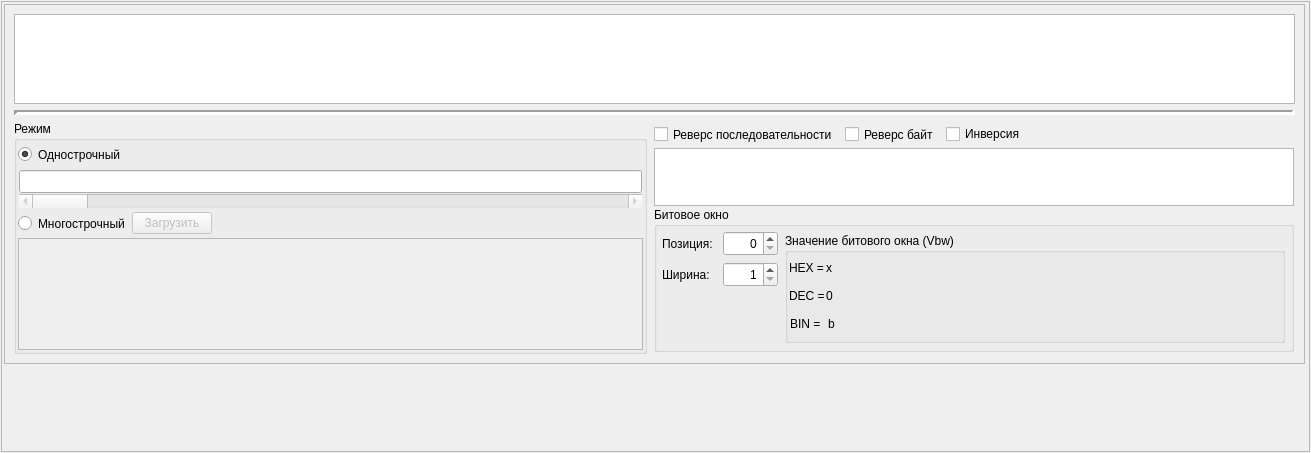
<?xml version="1.0" encoding="UTF-8"?>
<ui version="4.0">
 <class>MainWindow</class>
 <widget class="QMainWindow" name="MainWindow">
  <property name="geometry">
   <rect>
    <x>0</x>
    <y>0</y>
    <width>1311</width>
    <height>453</height>
   </rect>
  </property>
  <property name="minimumSize">
   <size>
    <width>0</width>
    <height>0</height>
   </size>
  </property>
  <property name="windowTitle">
   <string>Trafaret</string>
  </property>
  <widget class="QWidget" name="centralwidget">
   <layout class="QVBoxLayout" name="verticalLayout_7">
    <property name="leftMargin">
     <number>1</number>
    </property>
    <property name="topMargin">
     <number>1</number>
    </property>
    <property name="rightMargin">
     <number>1</number>
    </property>
    <property name="bottomMargin">
     <number>1</number>
    </property>
    <item>
     <widget class="QScrollArea" name="scrollArea">
      <property name="widgetResizable">
       <bool>true</bool>
      </property>
      <widget class="QWidget" name="scrollAreaWidgetContents">
       <property name="geometry">
        <rect>
         <x>0</x>
         <y>0</y>
         <width>1307</width>
         <height>449</height>
        </rect>
       </property>
       <layout class="QVBoxLayout" name="verticalLayout_11">
        <property name="spacing">
         <number>3</number>
        </property>
        <property name="leftMargin">
         <number>2</number>
        </property>
        <property name="topMargin">
         <number>2</number>
        </property>
        <property name="rightMargin">
         <number>2</number>
        </property>
        <property name="bottomMargin">
         <number>2</number>
        </property>
        <item>
         <widget class="QFrame" name="frameBinAnalyze">
          <property name="sizePolicy">
           <sizepolicy hsizetype="Fixed" vsizetype="Preferred">
            <horstretch>0</horstretch>
            <verstretch>0</verstretch>
           </sizepolicy>
          </property>
          <property name="minimumSize">
           <size>
            <width>1301</width>
            <height>350</height>
           </size>
          </property>
          <property name="maximumSize">
           <size>
            <width>1301</width>
            <height>360</height>
           </size>
          </property>
          <property name="frameShape">
           <enum>QFrame::Shape::StyledPanel</enum>
          </property>
          <property name="frameShadow">
           <enum>QFrame::Shadow::Raised</enum>
          </property>
          <layout class="QVBoxLayout" name="verticalLayout_10">
           <item>
            <widget class="QTableView" name="tblBits">
             <property name="minimumSize">
              <size>
               <width>0</width>
               <height>90</height>
              </size>
             </property>
             <property name="maximumSize">
              <size>
               <width>16777215</width>
               <height>90</height>
              </size>
             </property>
             <property name="frameShape">
              <enum>QFrame::Shape::StyledPanel</enum>
             </property>
             <property name="frameShadow">
              <enum>QFrame::Shadow::Sunken</enum>
             </property>
             <property name="lineWidth">
              <number>10</number>
             </property>
             <property name="midLineWidth">
              <number>10</number>
             </property>
             <property name="verticalScrollBarPolicy">
              <enum>Qt::ScrollBarPolicy::ScrollBarAlwaysOff</enum>
             </property>
             <property name="editTriggers">
              <set>QAbstractItemView::EditTrigger::NoEditTriggers</set>
             </property>
             <property name="alternatingRowColors">
              <bool>false</bool>
             </property>
             <property name="textElideMode">
              <enum>Qt::TextElideMode::ElideMiddle</enum>
             </property>
             <property name="gridStyle">
              <enum>Qt::PenStyle::SolidLine</enum>
             </property>
             <property name="wordWrap">
              <bool>true</bool>
             </property>
             <property name="cornerButtonEnabled">
              <bool>true</bool>
             </property>
             <attribute name="horizontalHeaderMinimumSectionSize">
              <number>25</number>
             </attribute>
             <attribute name="horizontalHeaderDefaultSectionSize">
              <number>25</number>
             </attribute>
            </widget>
           </item>
           <item>
            <widget class="Line" name="line">
             <property name="minimumSize">
              <size>
               <width>0</width>
               <height>5</height>
              </size>
             </property>
             <property name="lineWidth">
              <number>4</number>
             </property>
             <property name="orientation">
              <enum>Qt::Orientation::Horizontal</enum>
             </property>
            </widget>
           </item>
           <item>
            <layout class="QHBoxLayout" name="horizontalLayout_9">
             <item>
              <widget class="QGroupBox" name="groupBox">
               <property name="title">
                <string>Режим</string>
               </property>
               <layout class="QVBoxLayout" name="verticalLayout_8">
                <property name="spacing">
                 <number>2</number>
                </property>
                <property name="leftMargin">
                 <number>1</number>
                </property>
                <property name="topMargin">
                 <number>1</number>
                </property>
                <property name="rightMargin">
                 <number>1</number>
                </property>
                <property name="bottomMargin">
                 <number>1</number>
                </property>
                <item>
                 <layout class="QVBoxLayout" name="verticalLayout_5">
                  <property name="spacing">
                   <number>2</number>
                  </property>
                  <item>
                   <widget class="QRadioButton" name="rbSingle">
                    <property name="minimumSize">
                     <size>
                      <width>0</width>
                      <height>25</height>
                     </size>
                    </property>
                    <property name="maximumSize">
                     <size>
                      <width>16777215</width>
                      <height>25</height>
                     </size>
                    </property>
                    <property name="text">
                     <string>Однострочный</string>
                    </property>
                    <property name="checked">
                     <bool>true</bool>
                    </property>
                   </widget>
                  </item>
                  <item>
                   <layout class="QVBoxLayout" name="verticalLayout">
                    <property name="spacing">
                     <number>1</number>
                    </property>
                    <property name="leftMargin">
                     <number>1</number>
                    </property>
                    <property name="topMargin">
                     <number>1</number>
                    </property>
                    <property name="rightMargin">
                     <number>1</number>
                    </property>
                    <property name="bottomMargin">
                     <number>1</number>
                    </property>
                    <item>
                     <widget class="HexLineEdit" name="lneByteString">
                      <property name="sizePolicy">
                       <sizepolicy hsizetype="Expanding" vsizetype="Minimum">
                        <horstretch>0</horstretch>
                        <verstretch>0</verstretch>
                       </sizepolicy>
                      </property>
                      <property name="minimumSize">
                       <size>
                        <width>0</width>
                        <height>23</height>
                       </size>
                      </property>
                      <property name="maximumSize">
                       <size>
                        <width>16777215</width>
                        <height>25</height>
                       </size>
                      </property>
                      <property name="frame">
                       <bool>true</bool>
                      </property>
                      <property name="echoMode">
                       <enum>QLineEdit::EchoMode::Normal</enum>
                      </property>
                      <property name="dragEnabled">
                       <bool>false</bool>
                      </property>
                      <property name="readOnly">
                       <bool>false</bool>
                      </property>
                      <property name="cursorMoveStyle">
                       <enum>Qt::CursorMoveStyle::LogicalMoveStyle</enum>
                      </property>
                      <property name="clearButtonEnabled">
                       <bool>false</bool>
                      </property>
                     </widget>
                    </item>
                    <item>
                     <widget class="QScrollBar" name="scrByteString">
                      <property name="enabled">
                       <bool>false</bool>
                      </property>
                      <property name="orientation">
                       <enum>Qt::Orientation::Horizontal</enum>
                      </property>
                     </widget>
                    </item>
                   </layout>
                  </item>
                 </layout>
                </item>
                <item>
                 <layout class="QVBoxLayout" name="verticalLayout_6">
                  <property name="spacing">
                   <number>2</number>
                  </property>
                  <item>
                   <layout class="QHBoxLayout" name="horizontalLayout_2">
                    <item>
                     <widget class="QRadioButton" name="rbMultiple">
                      <property name="minimumSize">
                       <size>
                        <width>0</width>
                        <height>25</height>
                       </size>
                      </property>
                      <property name="maximumSize">
                       <size>
                        <width>16777215</width>
                        <height>25</height>
                       </size>
                      </property>
                      <property name="text">
                       <string>Многострочный</string>
                      </property>
                     </widget>
                    </item>
                    <item>
                     <widget class="QPushButton" name="btnDataDownload">
                      <property name="enabled">
                       <bool>false</bool>
                      </property>
                      <property name="text">
                       <string>Загрузить</string>
                      </property>
                     </widget>
                    </item>
                    <item>
                     <spacer name="horizontalSpacer_2">
                      <property name="orientation">
                       <enum>Qt::Orientation::Horizontal</enum>
                      </property>
                      <property name="sizeHint" stdset="0">
                       <size>
                        <width>40</width>
                        <height>20</height>
                       </size>
                      </property>
                     </spacer>
                    </item>
                   </layout>
                  </item>
                  <item>
                   <widget class="QListView" name="lvwMultiple">
                    <property name="enabled">
                     <bool>false</bool>
                    </property>
                   </widget>
                  </item>
                 </layout>
                </item>
               </layout>
              </widget>
             </item>
             <item>
              <layout class="QVBoxLayout" name="verticalLayout_9">
               <property name="spacing">
                <number>1</number>
               </property>
               <item>
                <layout class="QVBoxLayout" name="verticalLayout_4">
                 <property name="spacing">
                  <number>1</number>
                 </property>
                 <property name="leftMargin">
                  <number>1</number>
                 </property>
                 <property name="topMargin">
                  <number>1</number>
                 </property>
                 <property name="rightMargin">
                  <number>1</number>
                 </property>
                 <property name="bottomMargin">
                  <number>1</number>
                 </property>
                 <item>
                  <layout class="QHBoxLayout" name="horizontalLayout">
                   <item>
                    <widget class="QCheckBox" name="chbSetRevers">
                     <property name="sizePolicy">
                      <sizepolicy hsizetype="Fixed" vsizetype="Fixed">
                       <horstretch>0</horstretch>
                       <verstretch>0</verstretch>
                      </sizepolicy>
                     </property>
                     <property name="minimumSize">
                      <size>
                       <width>190</width>
                       <height>25</height>
                      </size>
                     </property>
                     <property name="maximumSize">
                      <size>
                       <width>25</width>
                       <height>190</height>
                      </size>
                     </property>
                     <property name="text">
                      <string>Реверс последовательности</string>
                     </property>
                    </widget>
                   </item>
                   <item>
                    <widget class="QCheckBox" name="chbByteRevers">
                     <property name="sizePolicy">
                      <sizepolicy hsizetype="Fixed" vsizetype="Fixed">
                       <horstretch>0</horstretch>
                       <verstretch>0</verstretch>
                      </sizepolicy>
                     </property>
                     <property name="minimumSize">
                      <size>
                       <width>100</width>
                       <height>25</height>
                      </size>
                     </property>
                     <property name="maximumSize">
                      <size>
                       <width>25</width>
                       <height>100</height>
                      </size>
                     </property>
                     <property name="text">
                      <string>Реверс байт</string>
                     </property>
                    </widget>
                   </item>
                   <item>
                    <widget class="QCheckBox" name="chbInvertion">
                     <property name="sizePolicy">
                      <sizepolicy hsizetype="Fixed" vsizetype="Fixed">
                       <horstretch>0</horstretch>
                       <verstretch>0</verstretch>
                      </sizepolicy>
                     </property>
                     <property name="text">
                      <string>Инверсия</string>
                     </property>
                    </widget>
                   </item>
                   <item>
                    <spacer name="horizontalSpacer">
                     <property name="orientation">
                      <enum>Qt::Orientation::Horizontal</enum>
                     </property>
                     <property name="sizeHint" stdset="0">
                      <size>
                       <width>40</width>
                       <height>20</height>
                      </size>
                     </property>
                    </spacer>
                   </item>
                  </layout>
                 </item>
                 <item>
                  <widget class="QTableView" name="tblBytes">
                   <property name="sizePolicy">
                    <sizepolicy hsizetype="Minimum" vsizetype="Minimum">
                     <horstretch>0</horstretch>
                     <verstretch>0</verstretch>
                    </sizepolicy>
                   </property>
                   <property name="minimumSize">
                    <size>
                     <width>640</width>
                     <height>58</height>
                    </size>
                   </property>
                   <property name="maximumSize">
                    <size>
                     <width>640</width>
                     <height>58</height>
                    </size>
                   </property>
                   <property name="editTriggers">
                    <set>QAbstractItemView::EditTrigger::NoEditTriggers</set>
                   </property>
                   <attribute name="horizontalHeaderMinimumSectionSize">
                    <number>20</number>
                   </attribute>
                   <attribute name="horizontalHeaderDefaultSectionSize">
                    <number>80</number>
                   </attribute>
                  </widget>
                 </item>
                 <item>
                  <widget class="QGroupBox" name="grbBinWindow">
                   <property name="sizePolicy">
                    <sizepolicy hsizetype="Minimum" vsizetype="Preferred">
                     <horstretch>0</horstretch>
                     <verstretch>0</verstretch>
                    </sizepolicy>
                   </property>
                   <property name="minimumSize">
                    <size>
                     <width>0</width>
                     <height>145</height>
                    </size>
                   </property>
                   <property name="maximumSize">
                    <size>
                     <width>16777215</width>
                     <height>145</height>
                    </size>
                   </property>
                   <property name="title">
                    <string>Битовое окно</string>
                   </property>
                   <layout class="QHBoxLayout" name="horizontalLayout_8">
                    <property name="leftMargin">
                     <number>4</number>
                    </property>
                    <property name="topMargin">
                     <number>4</number>
                    </property>
                    <property name="rightMargin">
                     <number>4</number>
                    </property>
                    <property name="bottomMargin">
                     <number>4</number>
                    </property>
                    <item>
                     <layout class="QVBoxLayout" name="verticalLayout_2">
                      <item>
                       <layout class="QHBoxLayout" name="horizontalLayout_3">
                        <item>
                         <widget class="QLabel" name="descrBitPosition">
                          <property name="minimumSize">
                           <size>
                            <width>55</width>
                            <height>25</height>
                           </size>
                          </property>
                          <property name="maximumSize">
                           <size>
                            <width>55</width>
                            <height>25</height>
                           </size>
                          </property>
                          <property name="text">
                           <string>Позиция:</string>
                          </property>
                         </widget>
                        </item>
                        <item>
                         <widget class="QSpinBox" name="spinBox">
                          <property name="minimumSize">
                           <size>
                            <width>55</width>
                            <height>25</height>
                           </size>
                          </property>
                          <property name="maximumSize">
                           <size>
                            <width>55</width>
                            <height>25</height>
                           </size>
                          </property>
                          <property name="alignment">
                           <set>Qt::AlignmentFlag::AlignRight|Qt::AlignmentFlag::AlignTrailing|Qt::AlignmentFlag::AlignVCenter</set>
                          </property>
                          <property name="maximum">
                           <number>9999</number>
                          </property>
                          <property name="value">
                           <number>0</number>
                          </property>
                         </widget>
                        </item>
                       </layout>
                      </item>
                      <item>
                       <layout class="QHBoxLayout" name="horizontalLayout_4">
                        <item>
                         <widget class="QLabel" name="descrBinWidth">
                          <property name="minimumSize">
                           <size>
                            <width>55</width>
                            <height>25</height>
                           </size>
                          </property>
                          <property name="maximumSize">
                           <size>
                            <width>55</width>
                            <height>25</height>
                           </size>
                          </property>
                          <property name="text">
                           <string>Ширина:</string>
                          </property>
                         </widget>
                        </item>
                        <item>
                         <widget class="QSpinBox" name="spinBox_2">
                          <property name="minimumSize">
                           <size>
                            <width>55</width>
                            <height>25</height>
                           </size>
                          </property>
                          <property name="maximumSize">
                           <size>
                            <width>55</width>
                            <height>25</height>
                           </size>
                          </property>
                          <property name="alignment">
                           <set>Qt::AlignmentFlag::AlignRight|Qt::AlignmentFlag::AlignTrailing|Qt::AlignmentFlag::AlignVCenter</set>
                          </property>
                          <property name="minimum">
                           <number>1</number>
                          </property>
                          <property name="maximum">
                           <number>64</number>
                          </property>
                          <property name="value">
                           <number>1</number>
                          </property>
                         </widget>
                        </item>
                       </layout>
                      </item>
                      <item>
                       <spacer name="verticalSpacer">
                        <property name="orientation">
                         <enum>Qt::Orientation::Vertical</enum>
                        </property>
                        <property name="sizeHint" stdset="0">
                         <size>
                          <width>20</width>
                          <height>40</height>
                         </size>
                        </property>
                       </spacer>
                      </item>
                     </layout>
                    </item>
                    <item>
                     <widget class="QGroupBox" name="grbBinWindowValue">
                      <property name="minimumSize">
                       <size>
                        <width>500</width>
                        <height>110</height>
                       </size>
                      </property>
                      <property name="maximumSize">
                       <size>
                        <width>500</width>
                        <height>110</height>
                       </size>
                      </property>
                      <property name="title">
                       <string>Значение битового окна (Vbw)</string>
                      </property>
                      <layout class="QVBoxLayout" name="verticalLayout_3">
                       <property name="spacing">
                        <number>2</number>
                       </property>
                       <property name="leftMargin">
                        <number>1</number>
                       </property>
                       <property name="topMargin">
                        <number>1</number>
                       </property>
                       <property name="rightMargin">
                        <number>1</number>
                       </property>
                       <property name="bottomMargin">
                        <number>1</number>
                       </property>
                       <item>
                        <layout class="QHBoxLayout" name="horizontalLayout_7">
                         <item>
                          <widget class="QLabel" name="descrBWHexValue">
                           <property name="minimumSize">
                            <size>
                             <width>35</width>
                             <height>25</height>
                            </size>
                           </property>
                           <property name="maximumSize">
                            <size>
                             <width>35</width>
                             <height>25</height>
                            </size>
                           </property>
                           <property name="text">
                            <string>HEX = </string>
                           </property>
                          </widget>
                         </item>
                         <item>
                          <widget class="QLabel" name="lblHexVal">
                           <property name="enabled">
                            <bool>true</bool>
                           </property>
                           <property name="minimumSize">
                            <size>
                             <width>50</width>
                             <height>25</height>
                            </size>
                           </property>
                           <property name="maximumSize">
                            <size>
                             <width>16777215</width>
                             <height>25</height>
                            </size>
                           </property>
                           <property name="text">
                            <string>x</string>
                           </property>
                          </widget>
                         </item>
                        </layout>
                       </item>
                       <item>
                        <layout class="QHBoxLayout" name="horizontalLayout_6">
                         <item>
                          <widget class="QLabel" name="descrBWDecValue">
                           <property name="minimumSize">
                            <size>
                             <width>35</width>
                             <height>25</height>
                            </size>
                           </property>
                           <property name="maximumSize">
                            <size>
                             <width>35</width>
                             <height>25</height>
                            </size>
                           </property>
                           <property name="text">
                            <string>DEC = </string>
                           </property>
                          </widget>
                         </item>
                         <item>
                          <widget class="QLabel" name="lblDecVal">
                           <property name="minimumSize">
                            <size>
                             <width>0</width>
                             <height>25</height>
                            </size>
                           </property>
                           <property name="maximumSize">
                            <size>
                             <width>16777215</width>
                             <height>25</height>
                            </size>
                           </property>
                           <property name="text">
                            <string>0</string>
                           </property>
                          </widget>
                         </item>
                        </layout>
                       </item>
                       <item>
                        <layout class="QHBoxLayout" name="horizontalLayout_5">
                         <item>
                          <widget class="QLabel" name="descrBWBinValue">
                           <property name="minimumSize">
                            <size>
                             <width>35</width>
                             <height>25</height>
                            </size>
                           </property>
                           <property name="maximumSize">
                            <size>
                             <width>35</width>
                             <height>25</height>
                            </size>
                           </property>
                           <property name="text">
                            <string>BIN = </string>
                           </property>
                          </widget>
                         </item>
                         <item>
                          <widget class="QLabel" name="lblBinVal">
                           <property name="minimumSize">
                            <size>
                             <width>450</width>
                             <height>25</height>
                            </size>
                           </property>
                           <property name="maximumSize">
                            <size>
                             <width>450</width>
                             <height>25</height>
                            </size>
                           </property>
                           <property name="text">
                            <string>b</string>
                           </property>
                          </widget>
                         </item>
                        </layout>
                       </item>
                      </layout>
                     </widget>
                    </item>
                   </layout>
                  </widget>
                 </item>
                </layout>
               </item>
              </layout>
             </item>
            </layout>
           </item>
          </layout>
         </widget>
        </item>
        <item>
         <spacer name="verticalSpacer_3">
          <property name="orientation">
           <enum>Qt::Orientation::Vertical</enum>
          </property>
          <property name="sizeHint" stdset="0">
           <size>
            <width>20</width>
            <height>79</height>
           </size>
          </property>
         </spacer>
        </item>
       </layout>
      </widget>
     </widget>
    </item>
   </layout>
  </widget>
 </widget>
 <customwidgets>
  <customwidget>
   <class>HexLineEdit</class>
   <extends>QLineEdit</extends>
   <header location="global">hexlineedit.h</header>
  </customwidget>
 </customwidgets>
 <resources/>
 <connections>
  <connection>
   <sender>rbSingle</sender>
   <signal>toggled(bool)</signal>
   <receiver>lneByteString</receiver>
   <slot>setEnabled(bool)</slot>
   <hints>
    <hint type="sourcelabel">
     <x>329</x>
     <y>159</y>
    </hint>
    <hint type="destinationlabel">
     <x>329</x>
     <y>186</y>
    </hint>
   </hints>
  </connection>
  <connection>
   <sender>rbSingle</sender>
   <signal>toggled(bool)</signal>
   <receiver>scrByteString</receiver>
   <slot>setEnabled(bool)</slot>
   <hints>
    <hint type="sourcelabel">
     <x>329</x>
     <y>159</y>
    </hint>
    <hint type="destinationlabel">
     <x>329</x>
     <y>205</y>
    </hint>
   </hints>
  </connection>
  <connection>
   <sender>rbSingle</sender>
   <signal>toggled(bool)</signal>
   <receiver>btnDataDownload</receiver>
   <slot>setDisabled(bool)</slot>
   <hints>
    <hint type="sourcelabel">
     <x>329</x>
     <y>159</y>
    </hint>
    <hint type="destinationlabel">
     <x>186</x>
     <y>231</y>
    </hint>
   </hints>
  </connection>
  <connection>
   <sender>rbSingle</sender>
   <signal>toggled(bool)</signal>
   <receiver>lvwMultiple</receiver>
   <slot>setDisabled(bool)</slot>
   <hints>
    <hint type="sourcelabel">
     <x>329</x>
     <y>159</y>
    </hint>
    <hint type="destinationlabel">
     <x>329</x>
     <y>297</y>
    </hint>
   </hints>
  </connection>
  <connection>
   <sender>rbMultiple</sender>
   <signal>toggled(bool)</signal>
   <receiver>lneByteString</receiver>
   <slot>setDisabled(bool)</slot>
   <hints>
    <hint type="sourcelabel">
     <x>80</x>
     <y>231</y>
    </hint>
    <hint type="destinationlabel">
     <x>329</x>
     <y>186</y>
    </hint>
   </hints>
  </connection>
  <connection>
   <sender>rbMultiple</sender>
   <signal>toggled(bool)</signal>
   <receiver>scrByteString</receiver>
   <slot>setDisabled(bool)</slot>
   <hints>
    <hint type="sourcelabel">
     <x>80</x>
     <y>231</y>
    </hint>
    <hint type="destinationlabel">
     <x>329</x>
     <y>205</y>
    </hint>
   </hints>
  </connection>
  <connection>
   <sender>rbMultiple</sender>
   <signal>toggled(bool)</signal>
   <receiver>lvwMultiple</receiver>
   <slot>setEnabled(bool)</slot>
   <hints>
    <hint type="sourcelabel">
     <x>80</x>
     <y>231</y>
    </hint>
    <hint type="destinationlabel">
     <x>329</x>
     <y>297</y>
    </hint>
   </hints>
  </connection>
  <connection>
   <sender>rbMultiple</sender>
   <signal>toggled(bool)</signal>
   <receiver>btnDataDownload</receiver>
   <slot>setEnabled(bool)</slot>
   <hints>
    <hint type="sourcelabel">
     <x>80</x>
     <y>231</y>
    </hint>
    <hint type="destinationlabel">
     <x>186</x>
     <y>231</y>
    </hint>
   </hints>
  </connection>
 </connections>
</ui>
